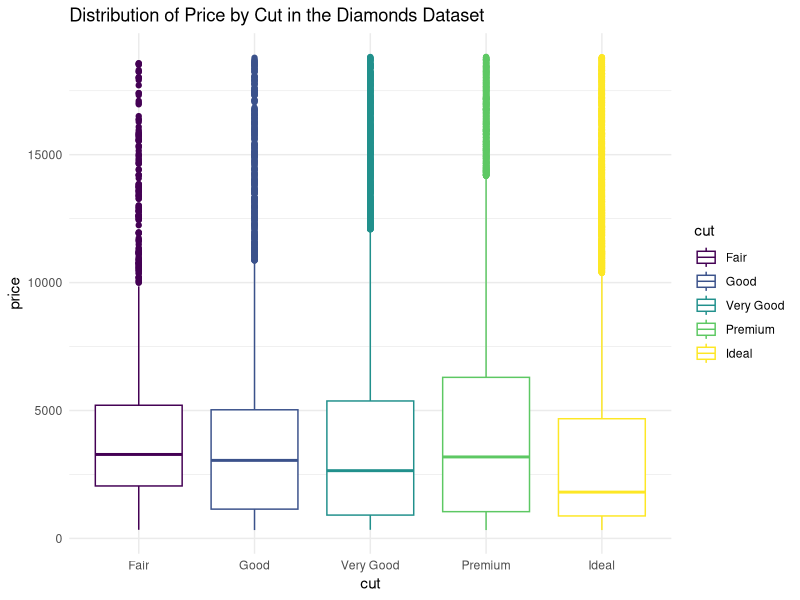
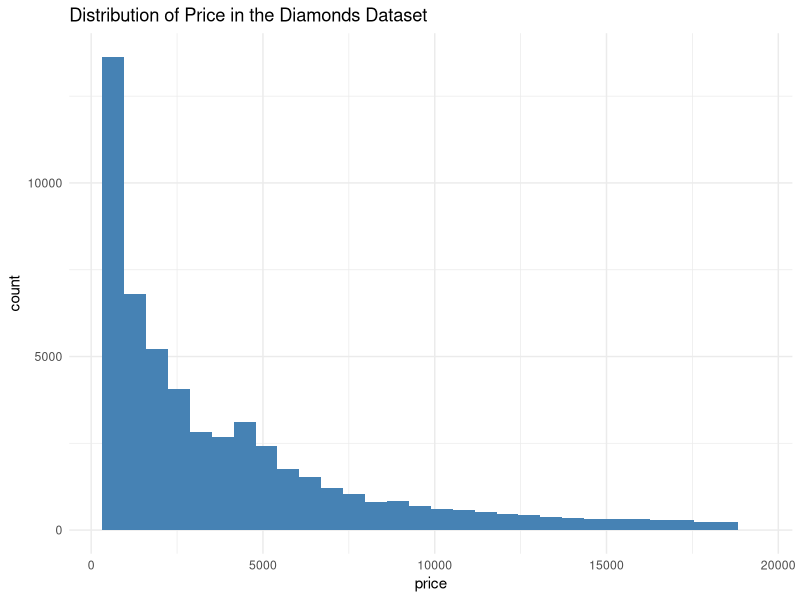

These charts were generated, in order, by the following R code:
# Most commonly used Library offering the following functionalities in an intuitive & consistent way
# Data Import (readr)
# Data cleaning (tidyr, stringr, forcats, purrr)
# Data Wrangling (dplyr)
# Data Visualization (ggplot2)
# Reporting (rmarkdonw)

library(tidyverse)

view(diamonds)

# top 6 rows
head(diamonds)

# Box plot
# Most tidyverse functions take a dataset as their first argument
diamonds %>%  
  ggplot(aes(cut, price, color = cut))+                                  # Aesthetics mapping 
  geom_boxplot()+                                                        # plotting layer
  labs(title =  "Distribution of Price by Cut in the Diamonds Dataset")+ # adding plot title
  theme_minimal()                                                        # Adding a custom theme 

# Histogram
diamonds %>%  
  ggplot(aes(price))+                                 
  geom_histogram(fill = "steelblue")+                                                       
  labs(title =  "Distribution of Price in the Diamonds Dataset")+ 
  theme_minimal()
